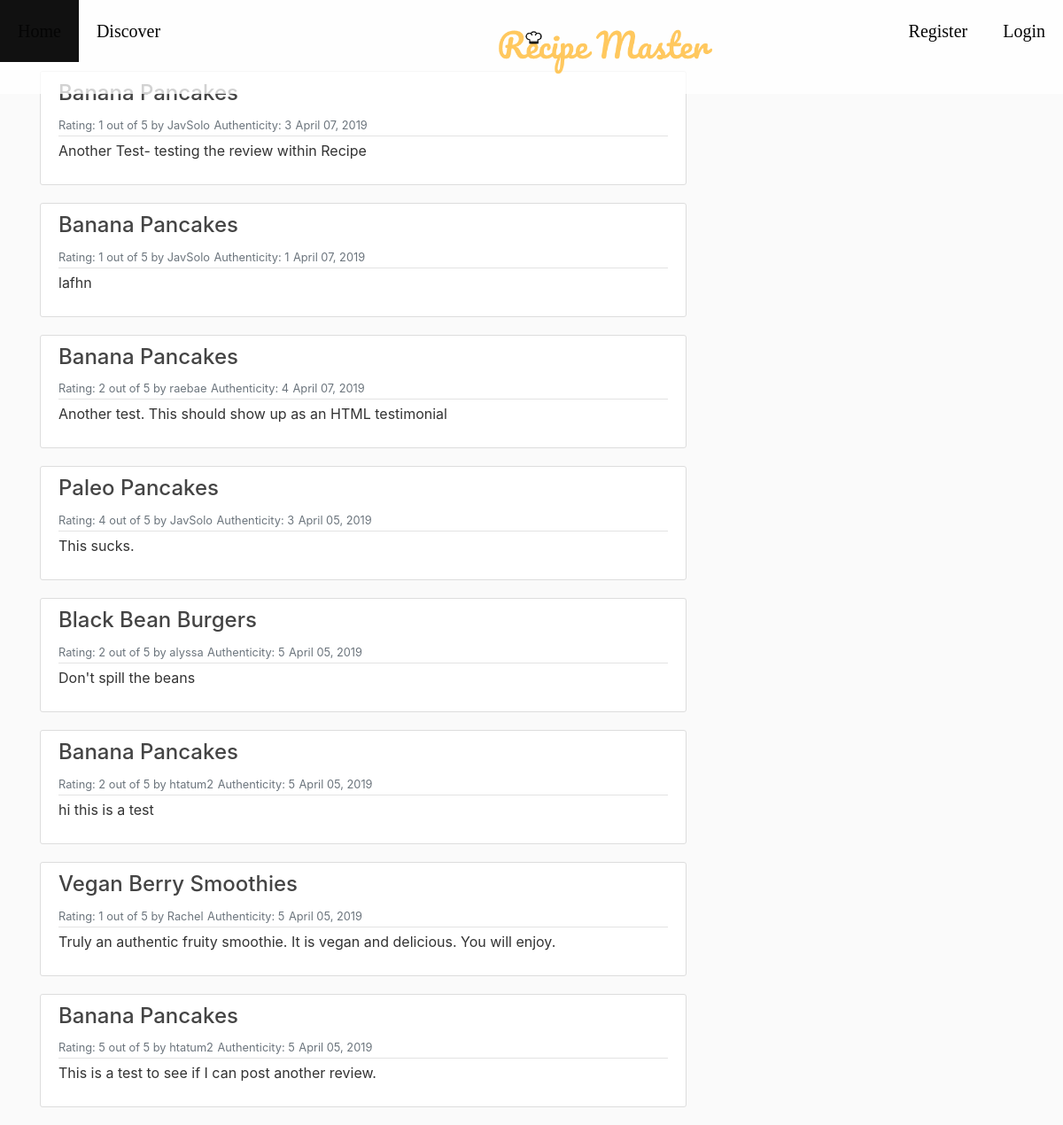
/reviews/, run on an earlier commit of the app's database.
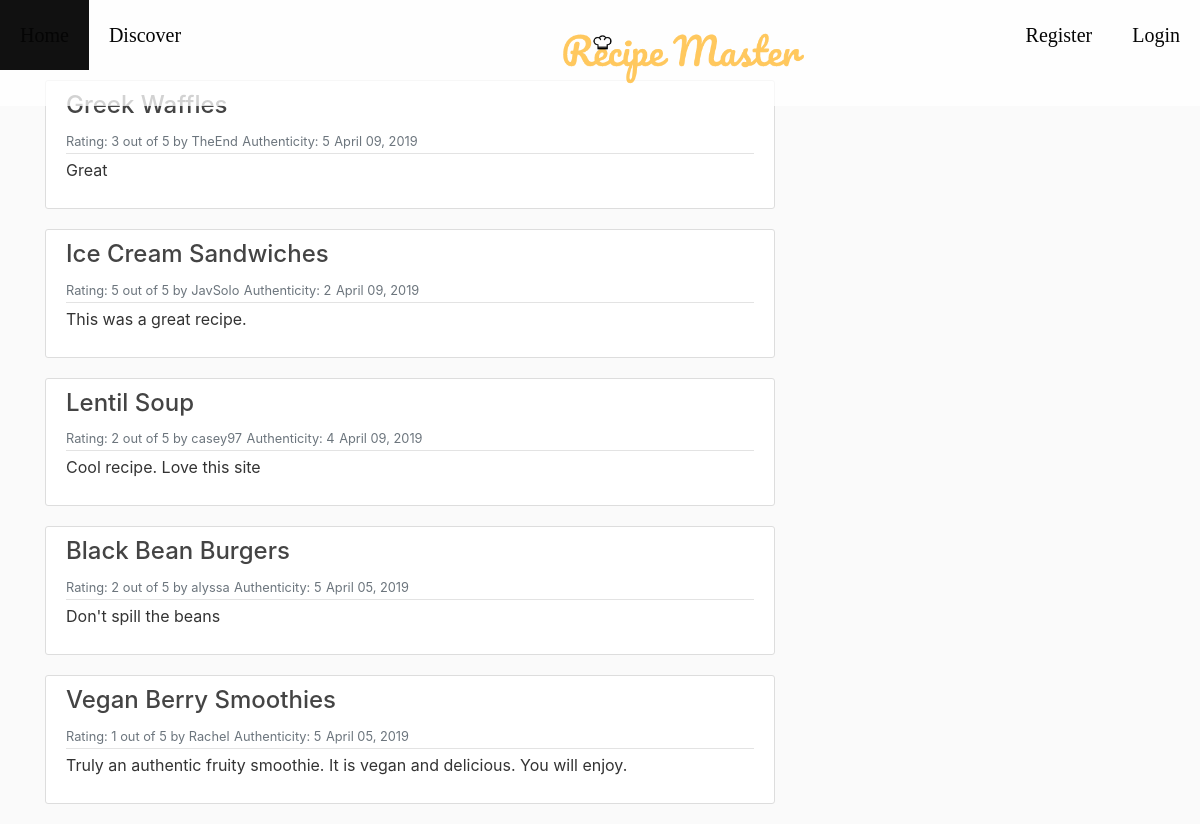
And on a later commit of the database.
### master_app/models.py (models this page shows, shortened)
class Review(models.Model):
    review_name = models.CharField(max_length=100, default='')
    RATING_CHOICES = ((1, 1), (2, 2), (3, 3), (4, 4), (5, 5))
    rating = models.PositiveSmallIntegerField('Overall Rating (stars) ', blank=False, default = 3, choices = RATING_CHOICES)
    authenticityRating = models.PositiveSmallIntegerField('Authenticity Rating (stars) ', blank=False, default = 3, choices = RATING_CHOICES)
    comment = models.TextField(blank=True, null=True)
    user = models.ForeignKey(User, default=1, on_delete=models.CASCADE)
    date = models.DateField(default=date.today)
    recipe = models.ForeignKey(Recipe, on_delete=models.CASCADE)

class Recipe(models.Model):
    recipe_creator = models.ForeignKey(User, on_delete=models.CASCADE)
    recipe_name = models.CharField(max_length=100)
    country = models.CharField(max_length=100, default='')
    category_choices = ((1, 'Vegan'), (2, 'Keto'), (3, 'Paleo'), (4, 'Vegetarian'), (5, 'General'))
    category = models.PositiveSmallIntegerField('Category', blank=False, default = 5, choices = category_choices)
    description = models.CharField(max_length=400, default='')
    calories = MinMaxFloat(min_value=0.0, max_value=10000.0, default=0.0)
    meal_PrepTime_Minutes= MinMaxFloat(min_value=5.0, max_value=10000.0)
    image = models.FileField(default='food_default.jpg', upload_to='recipe_pics')
    image2 = models.ImageField(default='food_default.jpg', upload_to='recipe_pics', blank=True)
    ingredients_list = models.TextField(max_length=1000, default='')
    instructions = models.TextField(max_length=2000, default='')
    date_posted = models.DateTimeField(default=timezone.now)

### master_app/views.py (the view)
# urls.py: path('reviews/', views.review_list, name='review_list'),
def review_list(request):
    latest_review_list = Review.objects.order_by('-date')[:9]
    context = {'latest_review_list': latest_review_list}
    return render(request, 'master_app/review_list.html', context)

### master_app/templates/master_app/review_list.html (shortened to what this page needs)
{% extends "master_app/base.html" %}
{% load crispy_forms_tags %}
{% block content %}
{% if latest_review_list %}
    {% for review in latest_review_list %}
        <article class="media content-section">
          <div class="media-body">
            <div class="article-metadata">
                <h4>{{review.recipe.recipe_name}}</h4>
                <small class="text-muted">Rating: {{ review.rating}} out of 5 by {{review.user}}</small>
                <small class="text-muted"> Authenticity: {{ review.authenticityRating}}</small>
                <small class="text-muted">{{ review.date|date:"F d, Y" }}</small>
            </div>
            <p class="article-content">{{ review.comment }}</p>
          </div>
        </article>
    {% endfor %}
</div>
    {% else %}
<p>No reviews are available.</p>
{% endif %}
{% endblock content %}

### master_app/templates/master_app/base.html (shortened to what this page needs)
{% load static %}
{% load static %}
<!DOCTYPE HTML>
<html>
<head>
        <head>
            <link rel='stylesheet' href='https://use.fontawesome.com/releases/v5.7.0/css/all.css'>
            <link rel="stylesheet" href="https://stackpath.bootstrapcdn.com/bootstrap/4.2.1/css/bootstrap.min.css">
            <link rel="stylesheet" type="text/css" href="{% static 'master_app/main.css' %}">
            <link rel="stylesheet" type ="text/css" href="main.css">
        </head>
</head>
<body>
    <header id="site-header">
        <div class="row">
        <div class="head fixed-top">
                <div id="navbar">
            <ul>
                <li  style="float:left"><a href="{% url 'master-home' %}">Home</a></li>
                <li style="float:left"><a href="{% url 'master-discover' %}">Discover</a></li>
                <li style="float:center"><img class="logo" src="/media/ORANGE2.png"></li>
                {% if user.is_authenticated %}
                    <li style="float:right"><a href="{% url 'recipe-create' %}">New Recipe</a></li>
                    <li style="float:right"><a href="{% url 'profile' %}">Profile</a></li>
                    <li style="float:right"><a href="{% url 'logout' %}">Logout</a></li>
                {% else %}
                    <li style="float:right"><a href="{% url 'login' %}">Login</a></li>
                    <li style="float:right"><a href="{% url 'register' %}">Register</a></li>
                {% endif %}
            </ul>
        </div>
        </div>
    </div>
    </header>
    <main role="main" class="container">
        <div class="row">
            <div class="col-md-8">
                {% block content %}{% endblock %}
            </div>
    </main>
</body>
</html>

### master_app/static/master_app/main.css (style rules this page uses)
body { background: #fafafa; color: #333333; margin-top: 5rem; }
h1, h2, h3, h4, h5, h6 { color: #444444; }
ul { margin: 0; }
.content-section { background: #ffffff; padding: 10px 20px; border: 1px solid #dddddd; border-radius: 3px; margin-bottom: 20px; }
.article-content { white-space: pre-line; }
.article-metadata { padding-bottom: 1px; margin-bottom: 4px; border-bottom: 1px solid #e3e3e3 }

### master_app/templates/master_app/base.html (style rules this page uses)
ul { height: 6%; list-style-type: none; margin: 0; padding: 0; overflow: hidden; background-color: rgb(255, 255, 255, 0.6); }
li { float: left; }
li a { display: block; color: white; text-align: center; padding: 2px 3px; text-decoration: none; }
li img { display: inline-block; vertical-align: top; width: 60%; height: 20%; margin-left: 50%; }
#navbar { overflow: hidden; background-color: rgb(255, 255, 255, 0.4); font-family: "Arvo"; }
#navbar a { float: center; display: block; color: #050505; text-align: center; padding: 20px; text-decoration: none; font-size: 20px; }

What changed in the data, as far as the page shows it:
removed Review: recipe.recipe_name "Banana Pancakes", rating "1", user "JavSolo", authenticityRating "3", date "April 07, 2019", comment "Another Test- testing the review within Recipe"
removed Review: recipe.recipe_name "Banana Pancakes", rating "1", user "JavSolo", authenticityRating "1", date "April 07, 2019", comment "lafhn"
removed Review: recipe.recipe_name "Banana Pancakes", rating "2", user "raebae", authenticityRating "4", date "April 07, 2019", comment "Another test. This should show up as an HTML testimonial"
removed Review: recipe.recipe_name "Paleo Pancakes", rating "4", user "JavSolo", authenticityRating "3", date "April 05, 2019", comment "This sucks."
removed Review: recipe.recipe_name "Banana Pancakes", rating "2", user "htatum2", authenticityRating "5", date "April 05, 2019", comment "hi this is a test"
removed Review: recipe.recipe_name "Banana Pancakes", rating "5", user "htatum2", authenticityRating "5", date "April 05, 2019", comment "This is a test to see if I can post another review."
added Review: recipe.recipe_name "Greek Waffles", rating "3", user "TheEnd", authenticityRating "5", date "April 09, 2019", comment "Great"
added Review: recipe.recipe_name "Ice Cream Sandwiches", rating "5", user "JavSolo", authenticityRating "2", date "April 09, 2019", comment "This was a great recipe."
added Review: recipe.recipe_name "Lentil Soup", rating "2", user "casey97", authenticityRating "4", date "April 09, 2019", comment "Cool recipe. Love this site"
